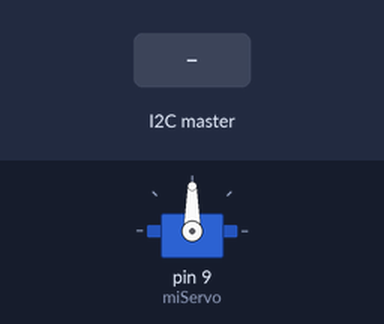
Simulated run of this sketch. Board: Arduino Uno, built with avr-gcc and run on an emulated ATmega328P. Shown: servo. The inputs (shaded band) are chosen by the test bench.

Above: at 1.2 s.
1.3 s: the I2C master sends the byte 1
At 1.9 s:
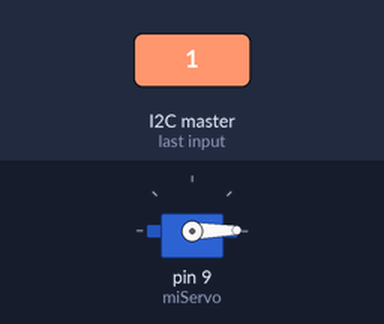
2.8 s: the I2C master sends the byte 200
At 4.0 s:
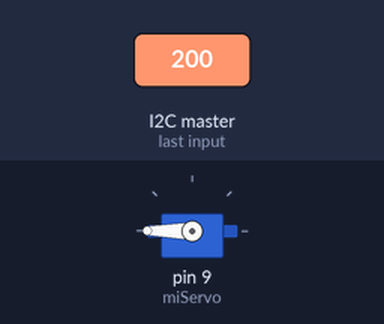
4.3 s: the I2C master sends the byte 90
At 5.4 s:
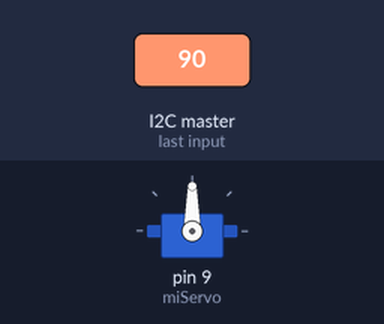
Timing chart, 0 to 7.3 s (numbered marks = the images above; inputs shaded):
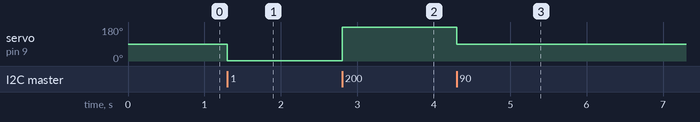

The sketch:

Esclavo2_Servo.ino
```cpp
// Esclavo 2 (0x09) - recibe un angulo (0-180) del maestro y mueve un servomotor.
#include <Wire.h>
#include <Servo.h>

Servo miServo;
volatile byte angulo = 90;
volatile bool hayDato = false;

void setup() {
  miServo.attach(9);
  miServo.write(90);
  Wire.begin(0x09);
  Wire.onReceive(recibir);
}

void loop() {
  // El servo se mueve aqui, no dentro de la rutina de recepcion.
  if (hayDato) {
    hayDato = false;
    miServo.write(angulo);
  }
}

void recibir(int cuantos) {
  while (Wire.available()) {
    int a = Wire.read();  // se lee UNA sola vez
    if (a > 180) a = 180;
    if (a < 0) a = 0;
    angulo = a;
    hayDato = true;
  }
}
```

Measured:
- after the input at 1.3 s, servo on pin 9 (miServo): 90° → 1° at once
- after the input at 2.8 s, servo on pin 9 (miServo): 1° → 180° at once
- after the input at 4.3 s, servo on pin 9 (miServo): 180° → 90° at once
